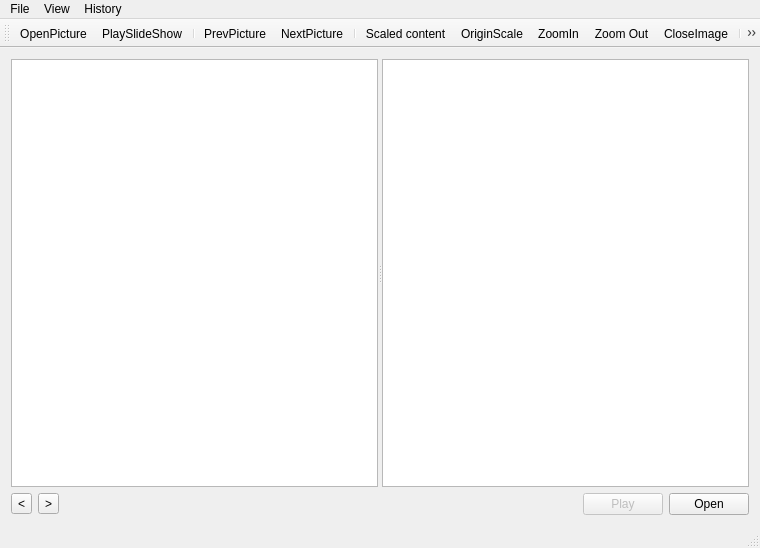
<?xml version="1.0" encoding="UTF-8"?>
<ui version="4.0">
 <class>MainWindow</class>
 <widget class="QMainWindow" name="MainWindow">
  <property name="geometry">
   <rect>
    <x>0</x>
    <y>0</y>
    <width>760</width>
    <height>548</height>
   </rect>
  </property>
  <property name="windowTitle">
   <string>MainWindow</string>
  </property>
  <widget class="QWidget" name="centralWidget">
   <layout class="QVBoxLayout" name="verticalLayout">
    <item>
     <widget class="QSplitter" name="Splitter_Main">
      <property name="orientation">
       <enum>Qt::Horizontal</enum>
      </property>
      <widget class="ImageViewer" name="Pixmap"/>
      <widget class="QListView" name="ListView_History">
       <property name="sizePolicy">
        <sizepolicy hsizetype="Maximum" vsizetype="Expanding">
         <horstretch>0</horstretch>
         <verstretch>0</verstretch>
        </sizepolicy>
       </property>
       <property name="baseSize">
        <size>
         <width>240</width>
         <height>420</height>
        </size>
       </property>
       <property name="horizontalScrollBarPolicy">
        <enum>Qt::ScrollBarAlwaysOff</enum>
       </property>
       <property name="textElideMode">
        <enum>Qt::ElideMiddle</enum>
       </property>
      </widget>
     </widget>
    </item>
    <item>
     <widget class="QWidget" name="Widget_BottomButtons" native="true">
      <property name="sizePolicy">
       <sizepolicy hsizetype="Preferred" vsizetype="Maximum">
        <horstretch>0</horstretch>
        <verstretch>0</verstretch>
       </sizepolicy>
      </property>
      <property name="minimumSize">
       <size>
        <width>0</width>
        <height>0</height>
       </size>
      </property>
      <layout class="QHBoxLayout" name="horizontalLayout">
       <property name="leftMargin">
        <number>0</number>
       </property>
       <property name="topMargin">
        <number>0</number>
       </property>
       <property name="rightMargin">
        <number>0</number>
       </property>
       <property name="bottomMargin">
        <number>0</number>
       </property>
       <item>
        <widget class="QToolButton" name="ToolButton_Back">
         <property name="enabled">
          <bool>true</bool>
         </property>
         <property name="text">
          <string>&lt;</string>
         </property>
         <property name="icon">
          <iconset theme="back">
           <normaloff/>
          </iconset>
         </property>
        </widget>
       </item>
       <item>
        <widget class="QToolButton" name="ToolButton_Next">
         <property name="enabled">
          <bool>true</bool>
         </property>
         <property name="text">
          <string>&gt;</string>
         </property>
         <property name="icon">
          <iconset theme="next">
           <normaloff/>
          </iconset>
         </property>
        </widget>
       </item>
       <item>
        <spacer name="HSpacer_0">
         <property name="orientation">
          <enum>Qt::Horizontal</enum>
         </property>
         <property name="sizeType">
          <enum>QSizePolicy::Expanding</enum>
         </property>
         <property name="sizeHint" stdset="0">
          <size>
           <width>40</width>
           <height>20</height>
          </size>
         </property>
        </spacer>
       </item>
       <item>
        <widget class="QPushButton" name="PushButton_Play">
         <property name="enabled">
          <bool>false</bool>
         </property>
         <property name="text">
          <string>Play</string>
         </property>
         <property name="icon">
          <iconset theme="media-playback-start">
           <normaloff/>
          </iconset>
         </property>
        </widget>
       </item>
       <item>
        <widget class="QPushButton" name="PushButton_Open">
         <property name="text">
          <string>Open</string>
         </property>
         <property name="icon">
          <iconset theme="document-open">
           <normaloff/>
          </iconset>
         </property>
        </widget>
       </item>
      </layout>
     </widget>
    </item>
   </layout>
  </widget>
  <widget class="QMenuBar" name="menuBar">
   <property name="geometry">
    <rect>
     <x>0</x>
     <y>0</y>
     <width>760</width>
     <height>26</height>
    </rect>
   </property>
   <widget class="QMenu" name="menuFile">
    <property name="title">
     <string>File</string>
    </property>
    <addaction name="actionOpenPicture"/>
    <addaction name="actionPlaySlideShow"/>
    <addaction name="separator"/>
    <addaction name="actionNextPicture"/>
    <addaction name="actionPrevPicture"/>
    <addaction name="separator"/>
    <addaction name="actionExit"/>
   </widget>
   <widget class="QMenu" name="menuView">
    <property name="title">
     <string>View</string>
    </property>
    <addaction name="actionHistory"/>
    <addaction name="actionBottom_buttons"/>
    <addaction name="separator"/>
    <addaction name="actionScaled_content"/>
   </widget>
   <widget class="QMenu" name="menuHistory">
    <property name="title">
     <string>History</string>
    </property>
    <addaction name="actionSave"/>
    <addaction name="actionLoad"/>
    <addaction name="actionClear"/>
    <addaction name="separator"/>
    <addaction name="actionRemove_selected"/>
   </widget>
   <addaction name="menuFile"/>
   <addaction name="menuView"/>
   <addaction name="menuHistory"/>
  </widget>
  <widget class="QToolBar" name="mainToolBar">
   <attribute name="toolBarArea">
    <enum>TopToolBarArea</enum>
   </attribute>
   <attribute name="toolBarBreak">
    <bool>false</bool>
   </attribute>
   <addaction name="actionOpenPicture"/>
   <addaction name="actionPlaySlideShow"/>
   <addaction name="separator"/>
   <addaction name="actionPrevPicture"/>
   <addaction name="actionNextPicture"/>
   <addaction name="separator"/>
   <addaction name="actionScaled_content"/>
   <addaction name="actionOriginScale"/>
   <addaction name="actionZoomIn"/>
   <addaction name="actionZoomOut"/>
   <addaction name="actionCloseImage"/>
   <addaction name="separator"/>
   <addaction name="actionClear"/>
   <addaction name="actionLoad"/>
   <addaction name="actionSave"/>
   <addaction name="separator"/>
   <addaction name="actionRemove_selected"/>
   <addaction name="separator"/>
  </widget>
  <widget class="QStatusBar" name="statusBar"/>
  <action name="actionOpenPicture">
   <property name="icon">
    <iconset theme="document-open">
     <normaloff/>
    </iconset>
   </property>
   <property name="text">
    <string>OpenPicture</string>
   </property>
   <property name="shortcut">
    <string>Ctrl+O</string>
   </property>
  </action>
  <action name="actionPlaySlideShow">
   <property name="icon">
    <iconset theme="media-playback-start">
     <normaloff/>
    </iconset>
   </property>
   <property name="text">
    <string>PlaySlideShow</string>
   </property>
   <property name="shortcut">
    <string>Ctrl+P</string>
   </property>
  </action>
  <action name="actionNextPicture">
   <property name="icon">
    <iconset theme="next">
     <normaloff/>
    </iconset>
   </property>
   <property name="text">
    <string>NextPicture</string>
   </property>
   <property name="shortcut">
    <string>Ctrl+Right</string>
   </property>
  </action>
  <action name="actionPrevPicture">
   <property name="icon">
    <iconset theme="previous">
     <normaloff/>
    </iconset>
   </property>
   <property name="text">
    <string>PrevPicture</string>
   </property>
   <property name="shortcut">
    <string>Ctrl+Left</string>
   </property>
  </action>
  <action name="actionExit">
   <property name="icon">
    <iconset theme="exit">
     <normaloff/>
    </iconset>
   </property>
   <property name="text">
    <string>Exit</string>
   </property>
   <property name="shortcut">
    <string>Ctrl+Q</string>
   </property>
  </action>
  <action name="actionCloseImage">
   <property name="enabled">
    <bool>true</bool>
   </property>
   <property name="icon">
    <iconset theme="window-close">
     <normaloff/>
    </iconset>
   </property>
   <property name="text">
    <string>CloseImage</string>
   </property>
   <property name="shortcut">
    <string>Ctrl+W</string>
   </property>
  </action>
  <action name="actionHistory">
   <property name="checkable">
    <bool>true</bool>
   </property>
   <property name="checked">
    <bool>true</bool>
   </property>
   <property name="text">
    <string>History</string>
   </property>
  </action>
  <action name="actionBottom_buttons">
   <property name="checkable">
    <bool>true</bool>
   </property>
   <property name="checked">
    <bool>true</bool>
   </property>
   <property name="text">
    <string>Bottom buttons</string>
   </property>
  </action>
  <action name="actionClear">
   <property name="icon">
    <iconset theme="edit-clear">
     <normaloff/>
    </iconset>
   </property>
   <property name="text">
    <string>Clear</string>
   </property>
  </action>
  <action name="actionLoad">
   <property name="icon">
    <iconset theme="document-open">
     <normaloff/>
    </iconset>
   </property>
   <property name="text">
    <string>Load</string>
   </property>
  </action>
  <action name="actionSave">
   <property name="icon">
    <iconset theme="document-save">
     <normaloff/>
    </iconset>
   </property>
   <property name="text">
    <string>Save</string>
   </property>
  </action>
  <action name="actionScaled_content">
   <property name="checkable">
    <bool>true</bool>
   </property>
   <property name="icon">
    <iconset theme="zoom-fit-best">
     <normaloff/>
    </iconset>
   </property>
   <property name="text">
    <string>Scaled content</string>
   </property>
  </action>
  <action name="actionRemove_selected">
   <property name="icon">
    <iconset theme="list-remove">
     <normaloff/>
    </iconset>
   </property>
   <property name="text">
    <string>Remove selected</string>
   </property>
  </action>
  <action name="actionOriginScale">
   <property name="icon">
    <iconset theme="zoom-original"/>
   </property>
   <property name="text">
    <string>OriginScale</string>
   </property>
   <property name="toolTip">
    <string>Set origin image size</string>
   </property>
  </action>
  <action name="actionZoomIn">
   <property name="icon">
    <iconset theme="zoom-in"/>
   </property>
   <property name="text">
    <string>ZoomIn</string>
   </property>
   <property name="toolTip">
    <string>Zoom in</string>
   </property>
  </action>
  <action name="actionZoomOut">
   <property name="icon">
    <iconset theme="zoom-out"/>
   </property>
   <property name="text">
    <string>Zoom Out</string>
   </property>
   <property name="toolTip">
    <string>Zoom out</string>
   </property>
  </action>
 </widget>
 <layoutdefault spacing="6" margin="11"/>
 <customwidgets>
  <customwidget>
   <class>ImageViewer</class>
   <extends>QGraphicsView</extends>
   <header>imageviewer.h</header>
  </customwidget>
 </customwidgets>
 <resources/>
 <connections/>
</ui>
